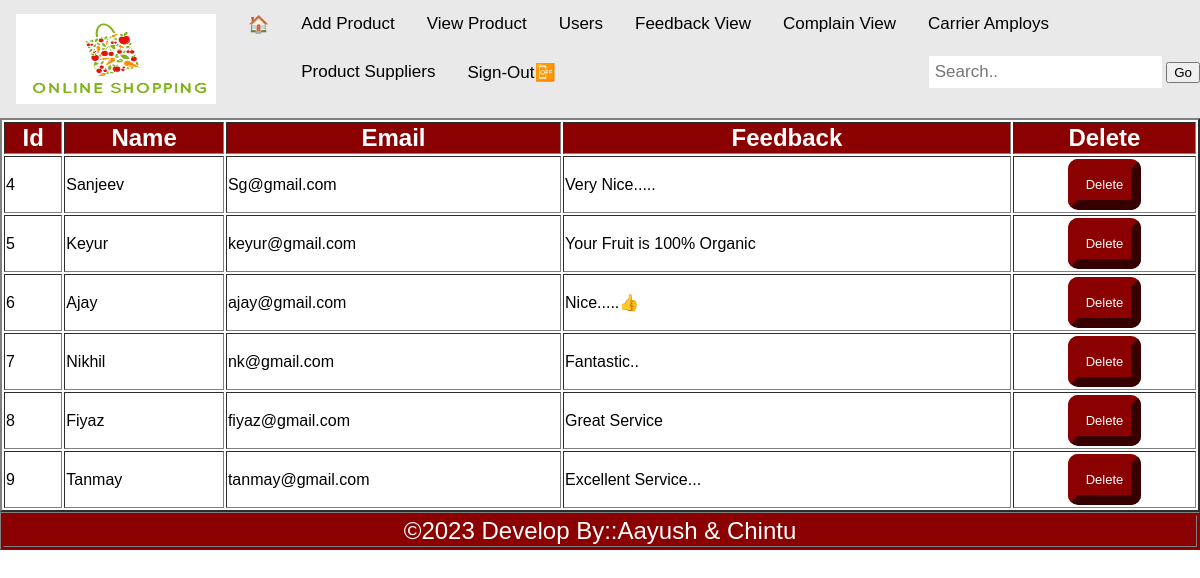
Page /admin/feedbckdisp.php (signed in) on the committed database.
### tables this page shows
CREATE TABLE `feedback` (
  `id` int(11) NOT NULL,
  `name` varchar(50) NOT NULL,
  `email` varchar(50) NOT NULL,
  `comment` varchar(500) NOT NULL
);

### admin/feedbckdisp.php (the view)
<?php
	include("header.php");
	$cn=mysqli_connect("localhost","root","","online");
	$q = mysqli_query($cn,"select * from feedback");
	echo "<table border=2 width=100%  >";
	echo "<tr><td align=center bgcolor=DarkRed><font size=+2  color=white><B>Id</td>
		<td align=center bgcolor=DarkRed><font size=+2 color=white><B>Name</td>
		<td align=center bgcolor=DarkRed><font size=+2 color=white><B>Email</td>
		<td align=center bgcolor=DarkRed><font size=+2 color=white><B>Feedback</td>
		<td align=center bgcolor=DarkRed><font size=+2 color=white><B>Delete</td></tr>";
	while($r = mysqli_fetch_array($q))
	{
		echo "<tr> <td>".$r[0]."</td><td>".$r[1]."</td><td>".$r[2]."</td><td>".$r[3]."</td>
		<td align=center  class=b1><font color=white size=5 ><a href='feedbackdel.php?id=".$r[0]."'><input type=submit value=Delete   style=font-size:13px;border-color:darkred;color:white;background:darkred;border-radius:10px;margin:1px;padding:8px;border-width:10px  class=button value=submit></a></td></tr>";	}
	echo "</table>";
?>
<?php include("footer.php");?>

### admin/header.php (style rules this page uses)
* { box-sizing: border-box; }
body { margin: 0; font-family: Arial, Helvetica, sans-serif; }

### rows in the picture
feedback: id "4", name "Sanjeev", email "Sg@gmail.com", comment "Very Nice....."
feedback: id "5", name "Keyur", email "keyur@gmail.com", comment "Your Fruit is 100% Organic"
feedback: id "6", name "Ajay", email "ajay@gmail.com", comment "Nice.....👍"
feedback: id "7", name "Nikhil", email "nk@gmail.com", comment "Fantastic.."
feedback: id "8", name "Fiyaz", email "fiyaz@gmail.com", comment "Great Service"
feedback: id "9", name "Tanmay", email "tanmay@gmail.com", comment "Excellent Service..."
